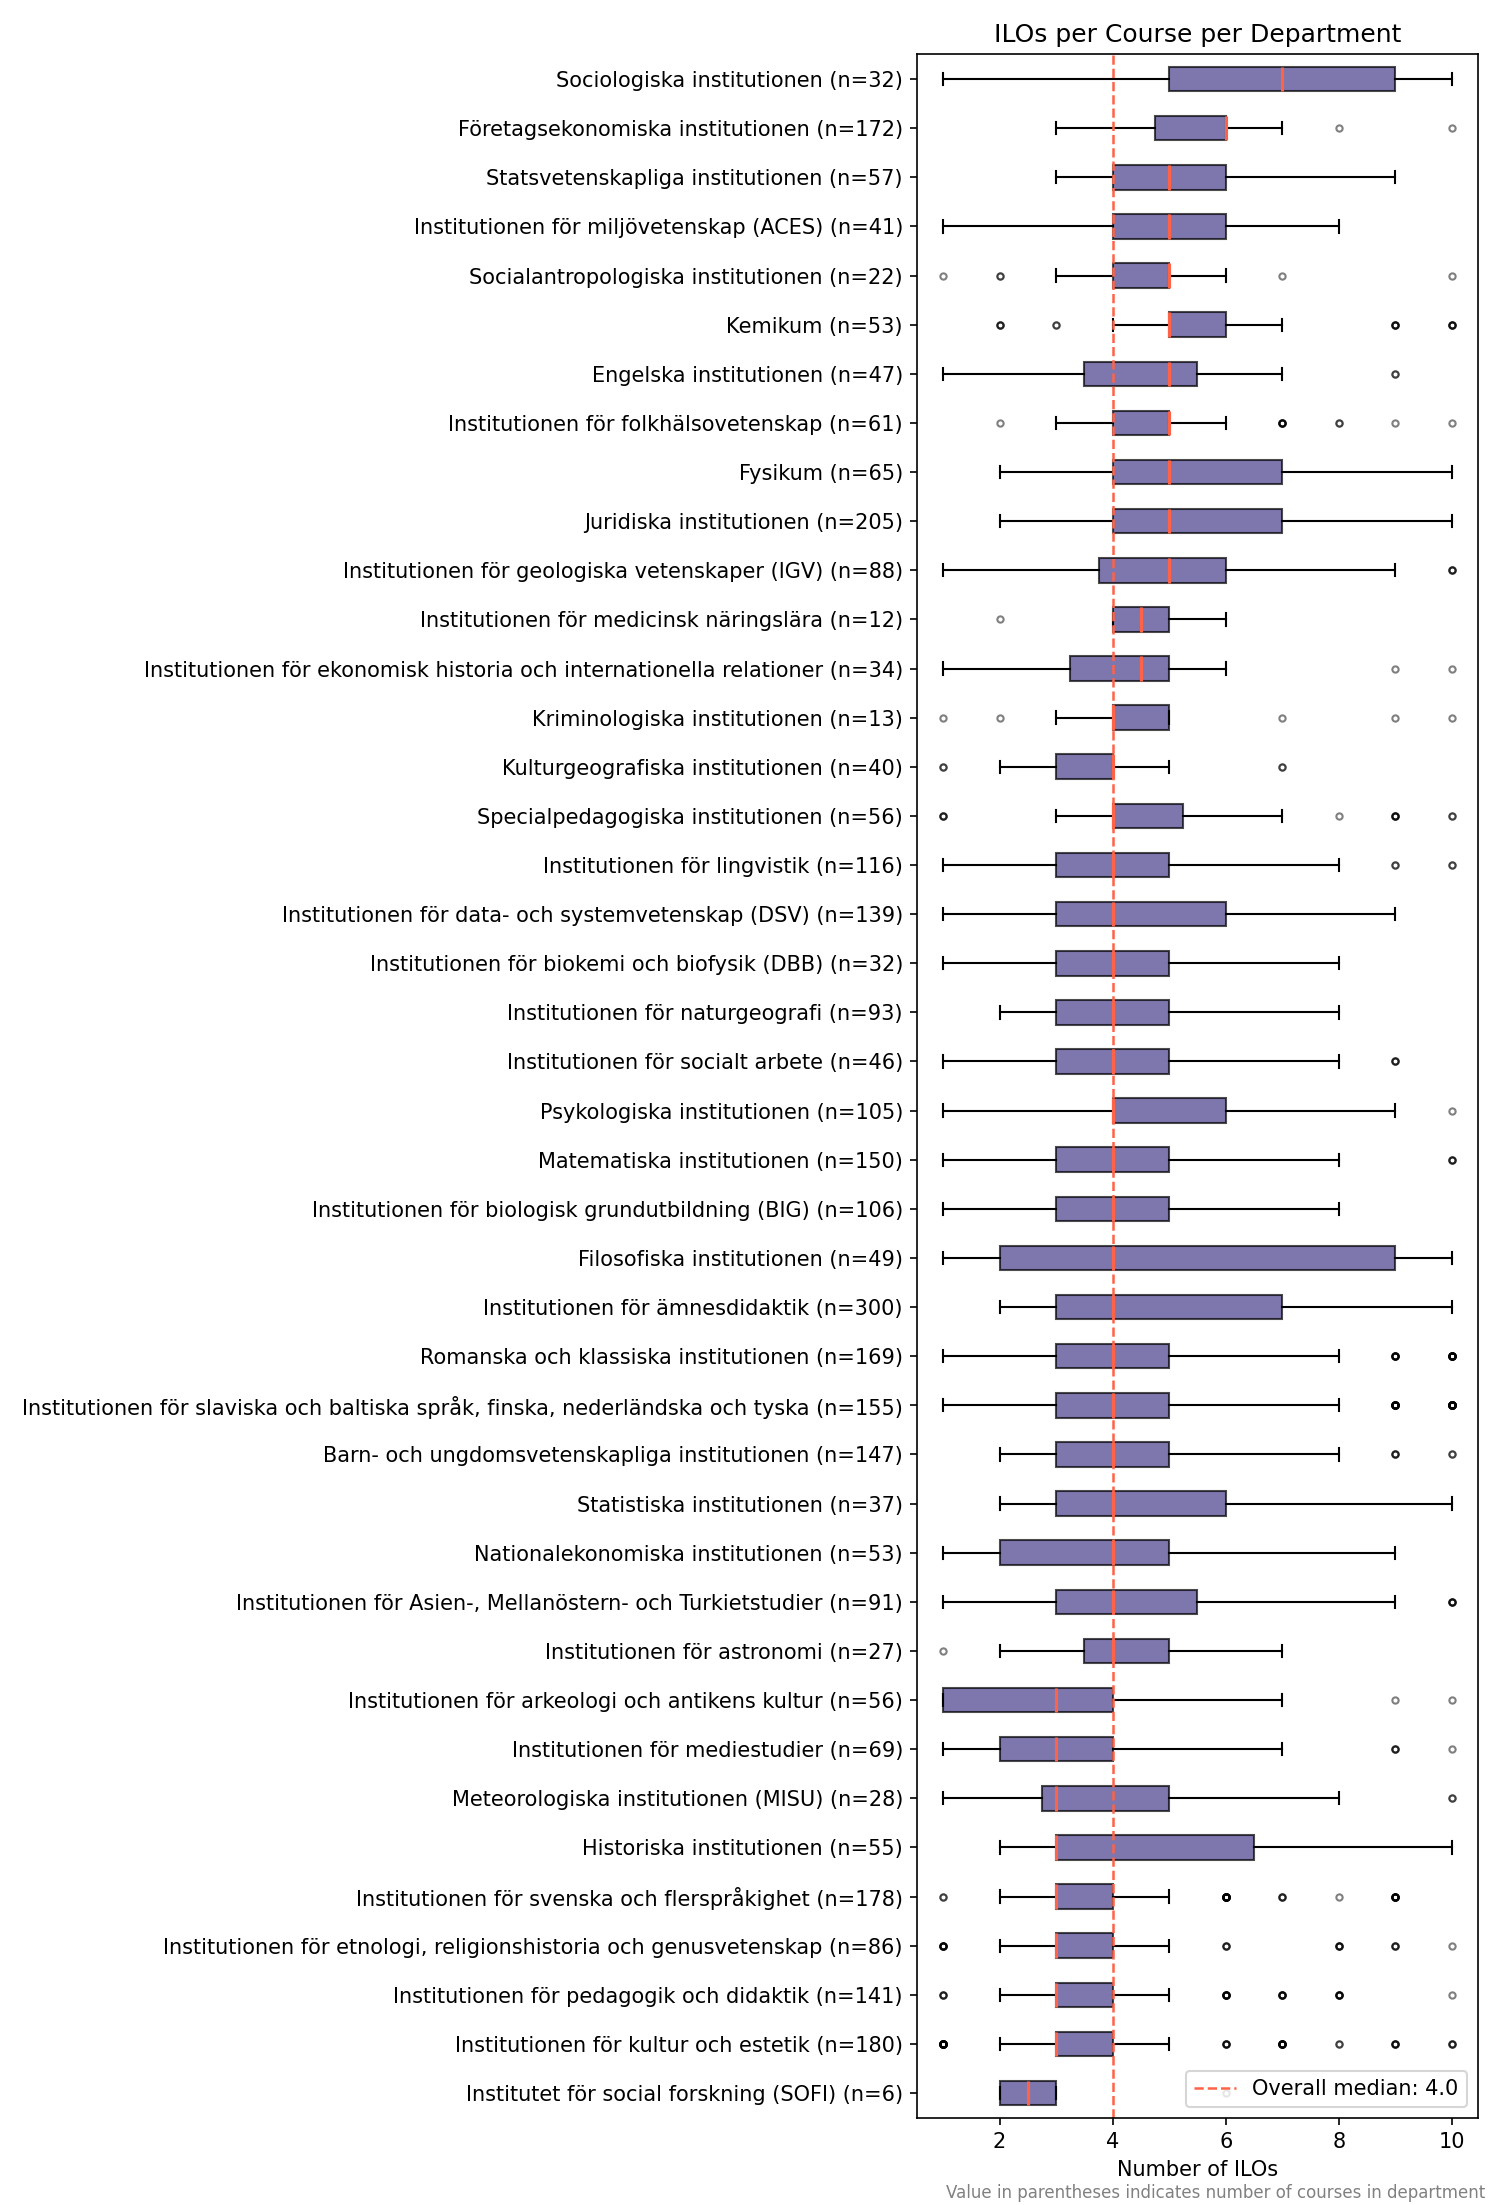

Write Python code to recreate this figure.
import json
import numpy as np
import matplotlib.pyplot as plt

with open('../data/SU.departments.json', 'r') as f:
    departments = json.load(f)
with open('../data/SU.filtered.json', 'r') as f:
    corpus = json.load(f)

# Collect ILO counts per department BEFORE filtering
dept_ilos = {}
for course in corpus['Course-list']:
    dept = departments.get(course['Department'], course['Department'])
    ilo_count = len(course['ILO-list-sv'])
    dept_ilos.setdefault(dept, []).append(ilo_count)

# Sort by median
sorted_items = sorted(dept_ilos.items(), key=lambda x: np.median(x[1]))
sorted_labels = [f"{label} (n={len(data)})" for label, data in sorted_items]
sorted_data   = [data  for _, data  in sorted_items]

# Plot
fig, ax = plt.subplots(figsize=(10, max(6, len(sorted_labels) * 0.35)))

ax.boxplot(sorted_data, vert=False, patch_artist=True,
           medianprops=dict(color='tomato', linewidth=1.5),
           boxprops=dict(facecolor='darkslateblue', alpha=0.7),
           flierprops=dict(marker='o', markersize=3, color='gray', alpha=0.5))

ax.set_yticks(range(1, len(sorted_labels) + 1))
ax.set_yticklabels(sorted_labels)

grand_median = np.median([n for data in sorted_data for n in data])
ax.axvline(grand_median, color='tomato', linestyle='--', linewidth=1.2,
           label=f'Overall median: {grand_median:.1f}')

ax.set_xlabel('Number of ILOs')
ax.set_title('ILOs per Course per Department')
plt.figtext(0.99, 0.003, 'Value in parentheses indicates number of courses in department',
            horizontalalignment='right', fontsize=8, color='gray')
ax.legend()
plt.tight_layout()
plt.savefig('ilos_per_dept.png', dpi=150)
